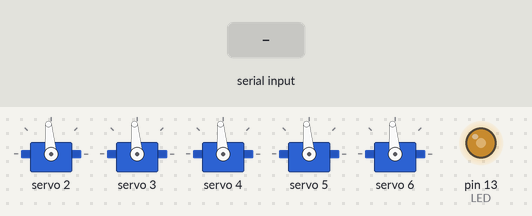
Bench run of a sketch on a simulated Arduino Uno, built with avr-gcc and run on an emulated ATmega328P. Parts: 5 × servo, output pins drawn as LEDs (lit = HIGH). The inputs (shaded band) are chosen by the test bench.

Above: at 1.2 s.
1.3 s: byte 32 (' ') received over Serial
At 2.1 s:
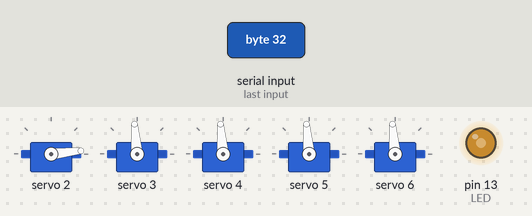
3.2 s: "30 150\n" received over Serial
At 4.4 s:
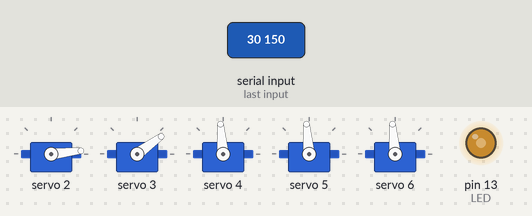
5.0 s: "90 45\n" received over Serial
At 6.6 s:
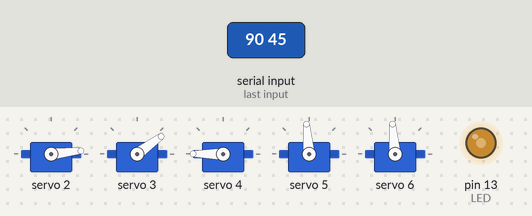
6.9 s: byte 32 (' ') received over Serial
At 8.1 s:
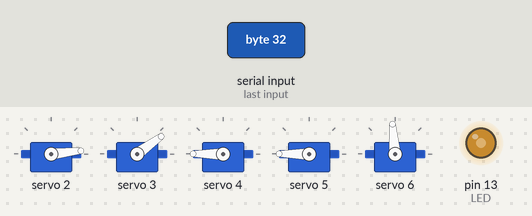
8.8 s: "30 150\n" received over Serial
At 9.6 s:
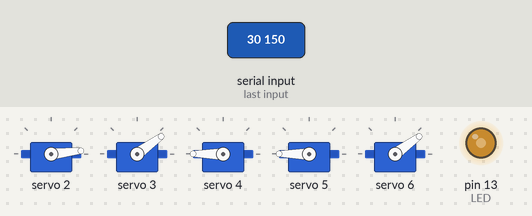
10.6 s: "90 45\n" received over Serial
At 13.0 s:
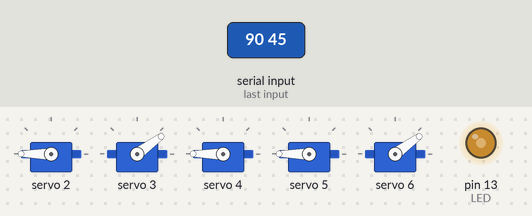
Timing chart, 0 to 14.0 s (numbered marks = the images above; inputs shaded):
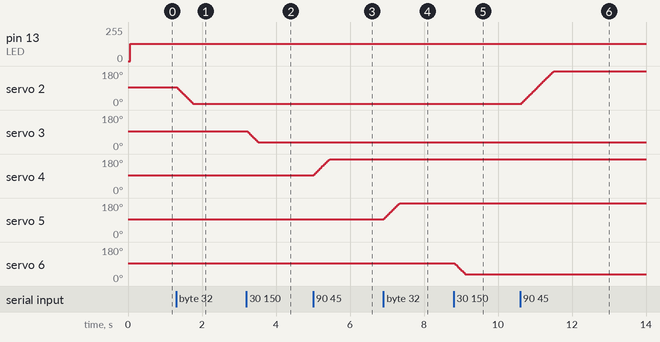

Measured:
- after the input at 1.3 s, servo 2: moves from 95° to 6° over 0.45 s, starting at once
- after the input at 3.2 s, servo 3: moves from 95° to 36° over 0.30 s, starting at once
- after the input at 5.0 s, servo 4: moves from 95° to 180° over 0.43 s, starting at once
- after the input at 6.9 s, servo 5: moves from 95° to 180° over 0.43 s, starting at once
- after the input at 8.8 s, servo 6: moves from 95° to 36° over 0.30 s, starting at once
- after the input at 10.6 s, servo 2: moves from 6° to 180° over 0.89 s, starting at once

The sketch:

Servo_interrupt_test_org.ino
```cpp
#include <Wire.h>
#include <Adafruit_PWMServoDriver.h>
//#include<Servo.h>
#define SERVOMIN  150 // this is the 'minimum' pulse length count (out of 4096)
#define SERVOMAX  600 // this is the 'maximum' pulse length count (out of 4096)
#define SERVO_NUM 5

//Servo myServo1;
//Servo myServo2;
//Servo myServo[SERVO_NUM];
//int servo_pin[SERVO_NUM] = {8, 9, 10, 11, 12};

int counter;
int angle[SERVO_NUM] = {90, 90, 90, 90, 90};
//int angle2;
int current[SERVO_NUM] = {90, 90, 90, 90, 90};
//int current2;
int state;

char get_char;
int get_t;

Adafruit_PWMServoDriver pwm = Adafruit_PWMServoDriver();

void setup() {
  // put your setup code here, to run once:
  pwm.begin();
  pwm.setPWMFreq(60);
  /*
  for (int i=0; i<SERVO_NUM; i++){
    myServo[i].attach(servo_pin[i]);
  }
  */
  //myServo1.attach(9);
  //myServo2.attach(10);
  pinMode(13, OUTPUT);


  OCR0A = 254;            // compare match register 16MHz/256/2Hz
  TCCR0B |= (1 << WGM12);   // CTC mode
  TCCR0B |= (1 << CS12) || (1 << CS10);  //prescale
  TIMSK0 |= (1 << OCIE0A);  // enable timer compare interrupt

  Serial.begin(115200);
  //angle1 = 45;
  //angle2 = 45;
  //current1 = 45;
  //current2 = 45;
  counter = 0;
  state = 0;
  get_char = 0;
  get_t = 0;
}

void setServoPulse(uint8_t n, double pulse) {
  double pulselength;

  pulselength = 1000000;   // 1,000,000 us per second
  pulselength /= 60;   // 60 Hz
  Serial.print(pulselength); Serial.println(" us per period");
  pulselength /= 4096;  // 12 bits of resolution
  Serial.print(pulselength); Serial.println(" us per bit");
  pulse *= 1000000;  // convert to us
  pulse /= pulselength;
  Serial.println(pulse);
  pwm.setPWM(n, 0, pulse);
}

ISR(TIMER0_COMPA_vect)          // timer compare interrupt service routine
{
  counter++;
  if(counter == 5){
    digitalWrite(13, digitalRead(13) ^ 1);   // toggle LED pin
    for (int i=0; i<SERVO_NUM; i++){
      if (angle[i] > current[i]){
        current[i] ++;
      }
      else if (angle[i] < current[i]){
       current[i]--;
      }
      counter = 0;
    }
  }
}

void loop() {
  // put your main code here, to run repeatedly:
  if (Serial.available() > 0){
    get_char = Serial.read();
    if (get_char == ' '){
    angle[state] = get_t;
    get_t = 0;
    state=state+1;
    get_char = 0;
    if (state==SERVO_NUM){
      state=0;
    }
   }
   else{
        get_t = get_t*10+((int)get_char-48);
   }
  }


  //Serial.println(get_t);
  //Serial.print(get_char);
  //Serial.print(get_t);
  //Serial.print(" ");
  //Serial.print(angle[0]);
  //Serial.println(current[0]);

  for (int i=0;i<SERVO_NUM; i++){
    int t = map(current[i], 0, 180, SERVOMIN, SERVOMAX);
    pwm.setPWM(i+2, 0, t);
  }
  //myServo[SERVO_NUM].write(current[SERVO_NUM]);
}
```
